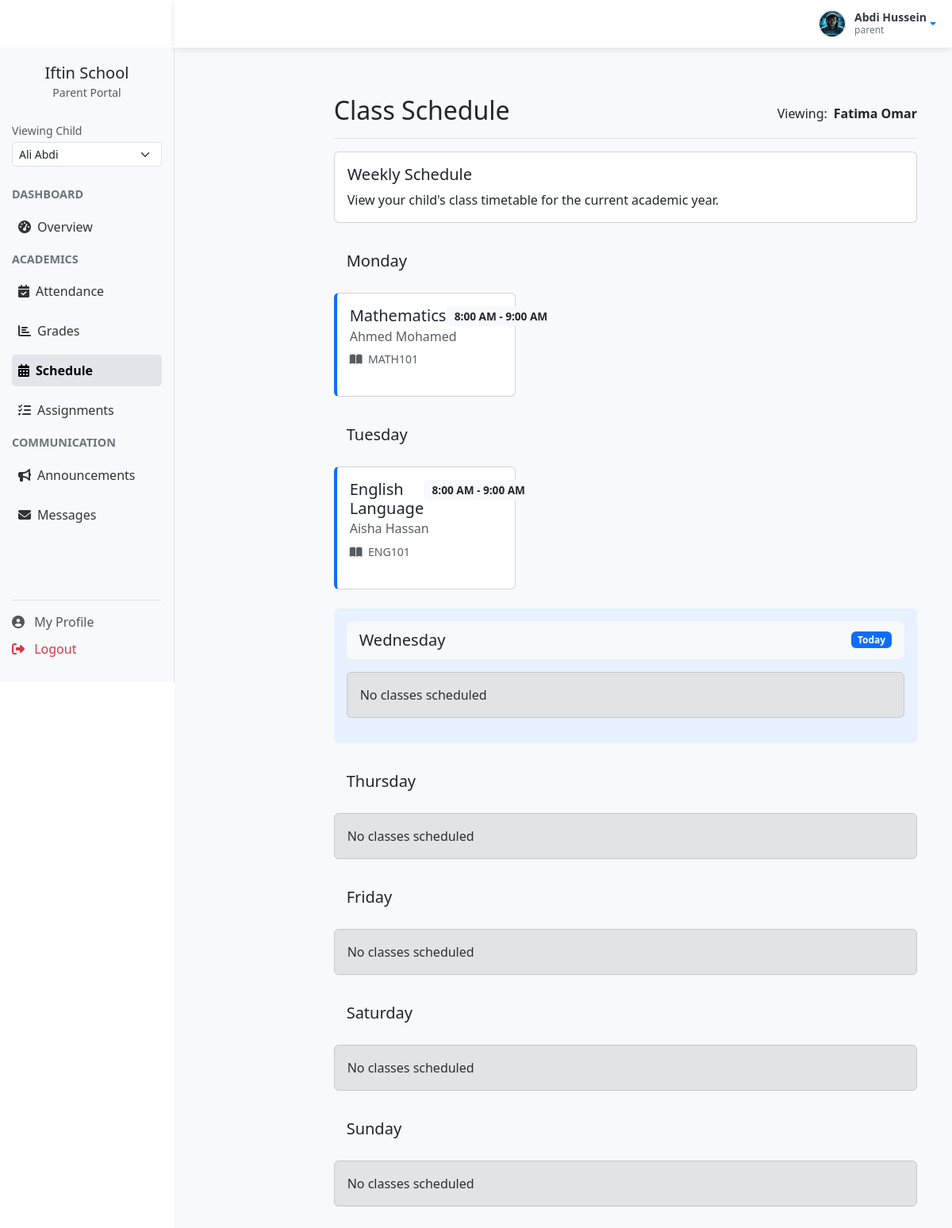
/parent/parent_schedule.php?child_id=1 (signed in), run on the app's committed database.
### tables this page shows
CREATE TABLE users (
  user_id INT AUTO_INCREMENT PRIMARY KEY,
  username VARCHAR(50) UNIQUE NOT NULL,
  password_hash VARCHAR(255) NOT NULL,
  email VARCHAR(100) UNIQUE NOT NULL,
  first_name VARCHAR(50) NOT NULL,
  last_name VARCHAR(50) NOT NULL,
  role ENUM('manager', 'teacher', 'student', 'parent') NOT NULL,
  phone VARCHAR(20),
  address TEXT,
  created_at TIMESTAMP DEFAULT CURRENT_TIMESTAMP,
  last_login TIMESTAMP NULL,
  is_active BOOLEAN DEFAULT TRUE,
  INDEX idx_role (role),
  INDEX idx_active (is_active)
);

CREATE TABLE class_subjects (
  id INT AUTO_INCREMENT PRIMARY KEY,
  class_id INT NOT NULL,
  subject_id INT NOT NULL,
  teacher_id INT NOT NULL,
  schedule_day ENUM('monday', 'tuesday', 'wednesday', 'thursday', 'friday', 'saturday', 'sunday'),
  start_time TIME,
  end_time TIME,
  FOREIGN KEY (class_id) REFERENCES classes(class_id) ON DELETE CASCADE,
  FOREIGN KEY (subject_id) REFERENCES subjects(subject_id) ON DELETE CASCADE,
  FOREIGN KEY (teacher_id) REFERENCES teachers(teacher_id),
  UNIQUE KEY (class_id, subject_id),
  INDEX idx_teacher (teacher_id),
  INDEX idx_schedule (schedule_day, start_time, end_time)
);

CREATE TABLE subjects (
  subject_id INT AUTO_INCREMENT PRIMARY KEY,
  subject_name VARCHAR(50) NOT NULL,
  subject_code VARCHAR(20) UNIQUE NOT NULL,
  description TEXT,
  is_core BOOLEAN DEFAULT FALSE,
  INDEX idx_code (subject_code)
);

### parent/parent_schedule.php (the view, shortened to what this page needs)
<?php
require_once __DIR__ . '/../config/session.php';
require_once __DIR__ . '/../config/database.php';
$stmt = $db->prepare("
    SELECT s.student_id, u.first_name, u.last_name, c.class_name, c.class_id
    FROM parent_student ps
    JOIN students s ON ps.student_id = s.student_id
    JOIN users u ON s.user_id = u.user_id
    LEFT JOIN classes c ON s.current_class_id = c.class_id
    WHERE ps.parent_id = (SELECT parent_id FROM parents WHERE user_id = ?)
    AND s.student_id = ?
");
$stmt->execute([$session->get('user_id'), $_GET['child_id']]);
$child = $stmt->fetch();
$stmt = $db->prepare("
    SELECT cs.schedule_day,
           s.subject_name, s.subject_code,
           CONCAT(u.first_name, ' ', u.last_name) as teacher_name,
           cs.start_time, cs.end_time
    FROM class_subjects cs
    JOIN subjects s ON cs.subject_id = s.subject_id
    JOIN teachers t ON cs.teacher_id = t.teacher_id
    JOIN users u ON t.user_id = u.user_id
    WHERE cs.class_id = ?
    ORDER BY
        FIELD(cs.schedule_day, 'monday', 'tuesday', 'wednesday', 'thursday', 'friday', 'saturday', 'sunday'),
        cs.start_time
");
$stmt->execute([$child['class_id']]);
$schedule = $stmt->fetchAll();
$scheduleByDay = [];
foreach ($schedule as $class) {
    $scheduleByDay[$class['schedule_day']][] = $class;
}
$daysOfWeek = ['monday', 'tuesday', 'wednesday', 'thursday', 'friday', 'saturday', 'sunday'];
?>
<!DOCTYPE html>
<html lang="en">
<head>
    <link href="https://cdn.jsdelivr.net/npm/bootstrap@5.3.0/dist/css/bootstrap.min.css" rel="stylesheet">
    <link href="https://cdnjs.cloudflare.com/ajax/libs/font-awesome/6.4.0/css/all.min.css" rel="stylesheet">
</head>
<body>
<?php include './navbar.php'; ?>
    <?php include './sidebar.php'; ?>
    <div class="main-content-parent">
    <div class="container-fluid">
        <div class="row">
            <main class="col-md-9 ms-sm-auto col-lg-10 px-md-4 py-4">
                <div class="d-flex justify-content-between flex-wrap flex-md-nowrap align-items-center pt-3 pb-2 mb-3 border-bottom">
                    <h2>Class Schedule</h2>
                    <div class="btn-toolbar mb-2 mb-md-0">
                        <span class="me-2">Viewing:</span>
                        <strong><?= htmlspecialchars($child['first_name'] . ' ' . $child['last_name']) ?></strong>
                    </div>
                </div>
                <div class="card mb-4">
                    <div class="card-body">
                        <h5 class="card-title">Weekly Schedule</h5>
                        <p class="card-text">View your child's class timetable for the current academic year.</p>
                    </div>
                </div>
                <?php foreach ($daysOfWeek as $day):
                    $isToday = strtolower(date('l')) === $day;
                ?>
                    <div class="mb-4 <?= $isToday ? 'current-day p-3 rounded' : '' ?>">
                        <div class="day-header d-flex justify-content-between align-items-center">
                            <h5 class="mb-0"><?= ucfirst($day) ?></h5>
                            <?php if ($isToday): ?>
                                <span class="badge bg-primary">Today</span>
                            <?php endif; ?>
                        </div>
                        <?php if (empty($scheduleByDay[$day])): ?>
                            <div class="alert alert-secondary">No classes scheduled</div>
                        <?php else: ?>
                            <div class="row">
                                <?php foreach ($scheduleByDay[$day] as $class):
                                    $startTime = date("g:i A", strtotime($class['start_time']));
                                    $endTime = date("g:i A", strtotime($class['end_time']));
                                ?>
                                    <div class="col-md-6 col-lg-4">
                                        <div class="card class-card h-100">
                                            <div class="card-body">
                                                <div class="d-flex justify-content-between align-items-start mb-2">
                                                    <h5 class="card-title mb-0"><?= htmlspecialchars($class['subject_name']) ?></h5>
                                                    <span class="badge bg-light text-dark time-badge">
                                                        <?= $startTime ?> - <?= $endTime ?>
                                                    </span>
                                                </div>
                                                <h6 class="card-subtitle mb-2 text-muted">
                                                    <?= htmlspecialchars($class['teacher_name']) ?>
                                                </h6>
                                                <p class="card-text text-muted small mb-1">
                                                    <i class="fas fa-book-open me-1"></i> <?= htmlspecialchars($class['subject_code']) ?>
                                                </p>
                                            </div>
                                        </div>
                                    </div>
                                <?php endforeach; ?>
                            </div>
                        <?php endif; ?>
                    </div>
                <?php endforeach; ?>
            </main>
        </div>
    </div>
</div>
</body>
</html>

### assets/css/sidebar.css (style rules this page uses)
.main-content-parent { margin-top: 60px; margin-left: 220px; padding: 20px; min-height: calc(100vh - 60px); background-color: #f8f9fa; }

### parent/parent_schedule.php (style rules this page uses)
.day-header { background-color: #f8f9fa; padding: 0.75rem 1rem; border-radius: 0.5rem; margin-bottom: 1rem; }
.class-card { border-left: 4px solid #0d6efd; margin-bottom: 1rem; transition: transform 0.2s; }
.current-day { background-color: #e7f1ff; }
.time-badge { font-size: 0.85rem; padding: 0.35rem 0.65rem; }

### data on the page
users: first_name+last_name "Fatima Omar"
class_subjects: subject.subject_name "Mathematics", start_time "8:00 AM", end_time "9:00 AM", teacher_name "Ahmed Mohamed", subject.subject_code "MATH101"
class_subjects: subject.subject_name "English Language", start_time "8:00 AM", end_time "9:00 AM", teacher_name "Aisha Hassan", subject.subject_code "ENG101"

### other printed values
$_SESSION['user_name'] "Abdi Hussein"
$_SESSION['user_role'] "parent"
$day "Monday"
$day "Tuesday"
$day "Wednesday"
$day "Thursday"
$day "Friday"
$day "Saturday"
$day "Sunday"
form field value "Ali Abdi"
